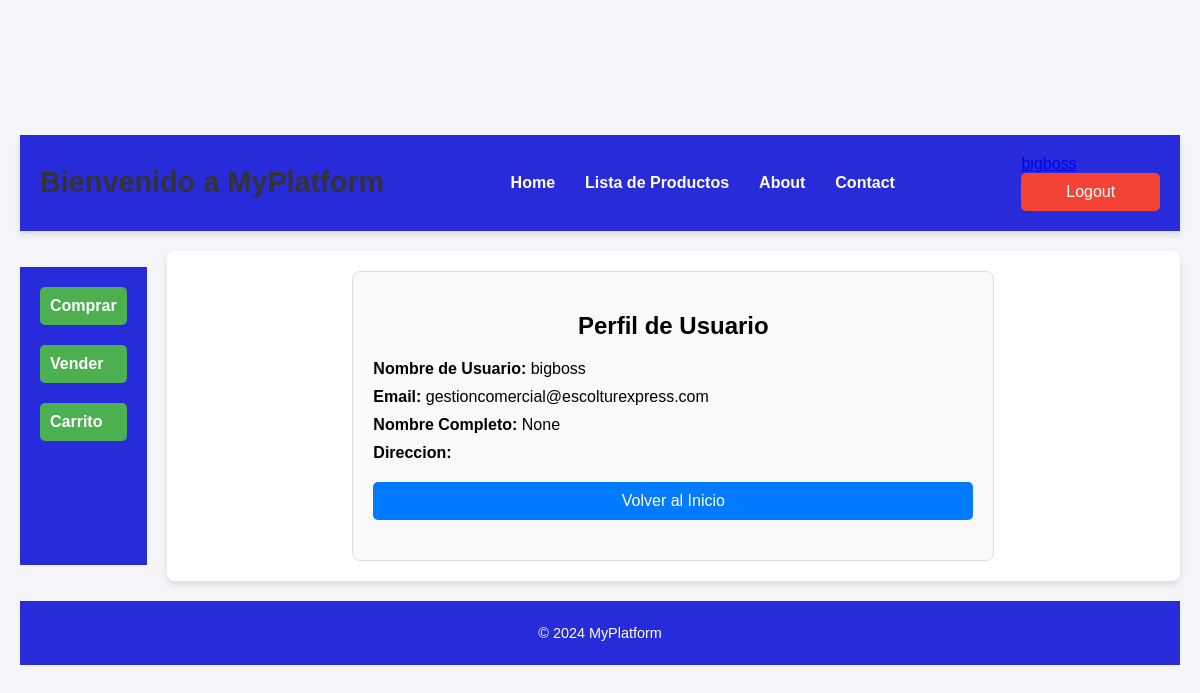
Page /users//profile/ (signed in) on the committed database.
### users/models.py (models this page shows, shortened)
class CustomUser(AbstractUser):
    is_buyer = models.BooleanField(default=False)
    is_seller = models.BooleanField(default=False)
    full_name = models.CharField(max_length=255, blank=True, null=True)
    phone_number = models.CharField(max_length=20, blank=True, null=True)
    address = models.TextField(blank=True, null=True)

### users/views.py (the view)
# urls.py: path('profile/', ProfileView.as_view(), name='profile'),
@method_decorator(login_required, name='dispatch')
class ProfileView(TemplateView):
    template_name = 'users/profile.html'
    def get_context_data(self, **kwargs):
        context = super().get_context_data(**kwargs)
        context['user'] = self.request.user  # Pasamos el usuario autenticado a la plantilla
        return context

### users/templates/users/profile.html
{% extends 'home.html' %}
{% block content %}
<div class="profile-container">
    <h2>Perfil de Usuario</h2>
    <p><strong>Nombre de Usuario:</strong> {{ user.username }}</p>
    <p><strong>Email:</strong> {{ user.email }}</p>
    <p><strong>Nombre Completo:</strong> {{ user.full_name }}</p>
    <p><strong>Direccion:</strong> {{ user.address }}</p>
    <a href="{% url 'home' %}" class="btn">Volver al Inicio</a>
</div>
{% endblock %}

### templates/home.html (shortened to what this page needs)
{% load static %}
<!DOCTYPE html>
<html lang="en">
<head>
    <link rel="stylesheet" href="{% static 'css\home.css' %}">
    <link rel="stylesheet" href="{% static 'css\product_list.css' %}">
    <link rel="stylesheet" href="{% static 'css\buy.css' %}">
    <link rel="stylesheet" href="{% static 'css\login.css' %}">
    <link rel="stylesheet" href="{% static 'css\profile.css' %}">
    <link rel="stylesheet" href="{% static 'css\sell_products.css' %}">
</head>
<body>
    <div class="grid-container">
        <header>
            <h1>Bienvenido a MyPlatform</h1>
            <ul>
                <li><a href="{% url 'home' %}">Home</a></li>
                <li><a href="{% url 'product_list' %}">Lista de Productos</a></li>
                <li><a href="">About</a></li>
                <li><a href="">Contact</a></li>
            </ul>
            <div>
                {% if user.is_authenticated %}
                    <form method="post" action="{% url 'logout' %}" style="display: inline;">
                        <a href="{% url 'profile' %}">{{ user.username }}</a>
                        <button type="submit">Logout</button>
                    </form>
                {% else %}
                    <a href="{% url 'login' %}">Login</a>
                {% endif %}
            </div>
        </header>
        <menu>
            <li>
                <a href="{% url 'available_products' %}">Comprar</a>
            </li>
            <li>
                <a href="{% url 'sell_product' %}">Vender</a>
            </li>
            <li>
                <a href="{% url 'view_cart' %}">Carrito</a>
            </li>
        </menu>
        <main>
            {% block content %}{% endblock content %}
        </main>
        <footer>
            <p>&copy; 2024 MyPlatform</p>
        </footer>
    </div>
</body>
</html>

### static/css/home.css (style rules this page uses)
body { background-color: #f4f4f9; font-family: Arial, sans-serif; margin: 0; padding: 0; }
.grid-container { display: grid; grid-template-areas: "a a a a a a a a a" "b c c c c c c c c" "d d d d d d d d d"; gap: 20px; grid-template-columns: repeat(9, 1fr); grid-template-rows: auto 1fr auto; padding: 20px; }
header { grid-area: a; background-color: #282bda; color: white; padding: 20px; display: flex; justify-content: space-between; align-items: center; box-shadow: 0 4px 6px rgba(0, 0, 0, 0.1); }
header h1 { margin: 0; font-size: 1.8rem; }
header ul { list-style: none; padding: 0; margin: 0; display: flex; }
header ul li { margin: 0 15px; }
header ul li a { color: white; text-decoration: none; font-weight: bold; transition: color 0.3s ease; }
header div { display: flex; align-items: center; }
header form { display: inline-block; }
header button { background-color: #f44336; color: white; border: none; padding: 10px 15px; border-radius: 5px; cursor: pointer; transition: background-color 0.3s ease; }
menu { grid-area: b; background-color: #282bda; color: white; padding: 20px; display: flex; flex-direction: column; gap: 20px; }
menu a { display: block; color: white; text-decoration: none; font-weight: bold; padding: 10px; border-radius: 5px; background-color: #4CAF50; transition: background-color 0.3s ease; width: 100%; box-sizing: border-box; }
main { grid-area: c; background-color: #ffffff; padding: 20px; border-radius: 8px; box-shadow: 0 4px 6px rgba(0, 0, 0, 0.1); }
footer { grid-area: d; background-color: #282bda; color: white; text-align: center; padding: 10px 0; font-size: 0.9rem; }
menu li { list-style: none; padding: 0; margin: 0; }

### static/css/product_list.css (style rules this page uses)
button { padding: 10px 15px; font-size: 14px; cursor: pointer; border: none; background-color: #007bff; color: white; border-radius: 5px; transition: background-color 0.3s ease; }

### static/css/buy.css (style rules this page uses)
button { padding: 10px 15px; font-size: 14px; cursor: pointer; border: none; background-color: #007bff; color: white; border-radius: 5px; }

### static/css/login.css (style rules this page uses)
body { font-family: Arial, sans-serif; background-color: #f0f0f0; margin: 0; padding: 0; display: flex; justify-content: center; align-items: center; height: 100vh; }
h1 { color: #333; margin-bottom: 20px; }

### static/css/profile.css (style rules this page uses)
.profile-container { max-width: 600px; margin: 0 auto; padding: 20px; background-color: #f9f9f9; border: 1px solid #ddd; border-radius: 8px; }
.profile-container h2 { text-align: center; margin-bottom: 20px; }
.profile-container p { font-size: 16px; margin: 10px 0; }
.profile-container .btn { display: block; margin: 20px auto; padding: 10px 20px; background-color: #007bff; color: white; text-decoration: none; text-align: center; border-radius: 5px; transition: background-color 0.3s ease; }

### static/css/sell_products.css (style rules this page uses)
body { font-family: Arial, sans-serif; background-color: #f4f4f9; margin: 0; padding: 0; display: flex; justify-content: center; align-items: center; min-height: 100vh; }
h1 { text-align: center; font-size: 2rem; color: #333; margin-bottom: 1.5rem; }
button { background-color: #4CAF50; color: white; padding: 1rem; border: none; border-radius: 4px; font-size: 1rem; width: 100%; cursor: pointer; transition: background-color 0.3s; }

### rows in the picture
CustomUser: username "bigboss", email "gestioncomercial@escolturexpress.com", full_name "None"
